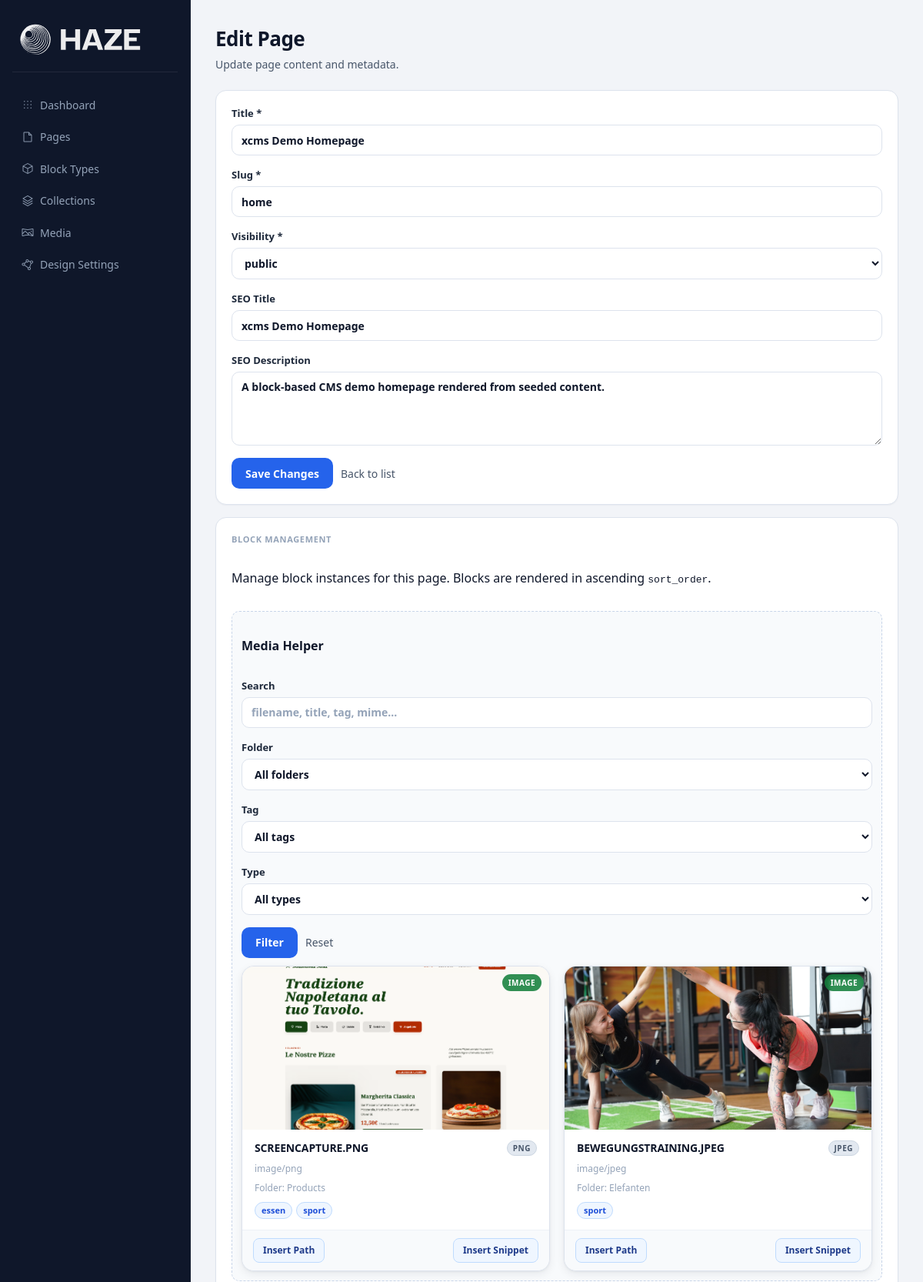
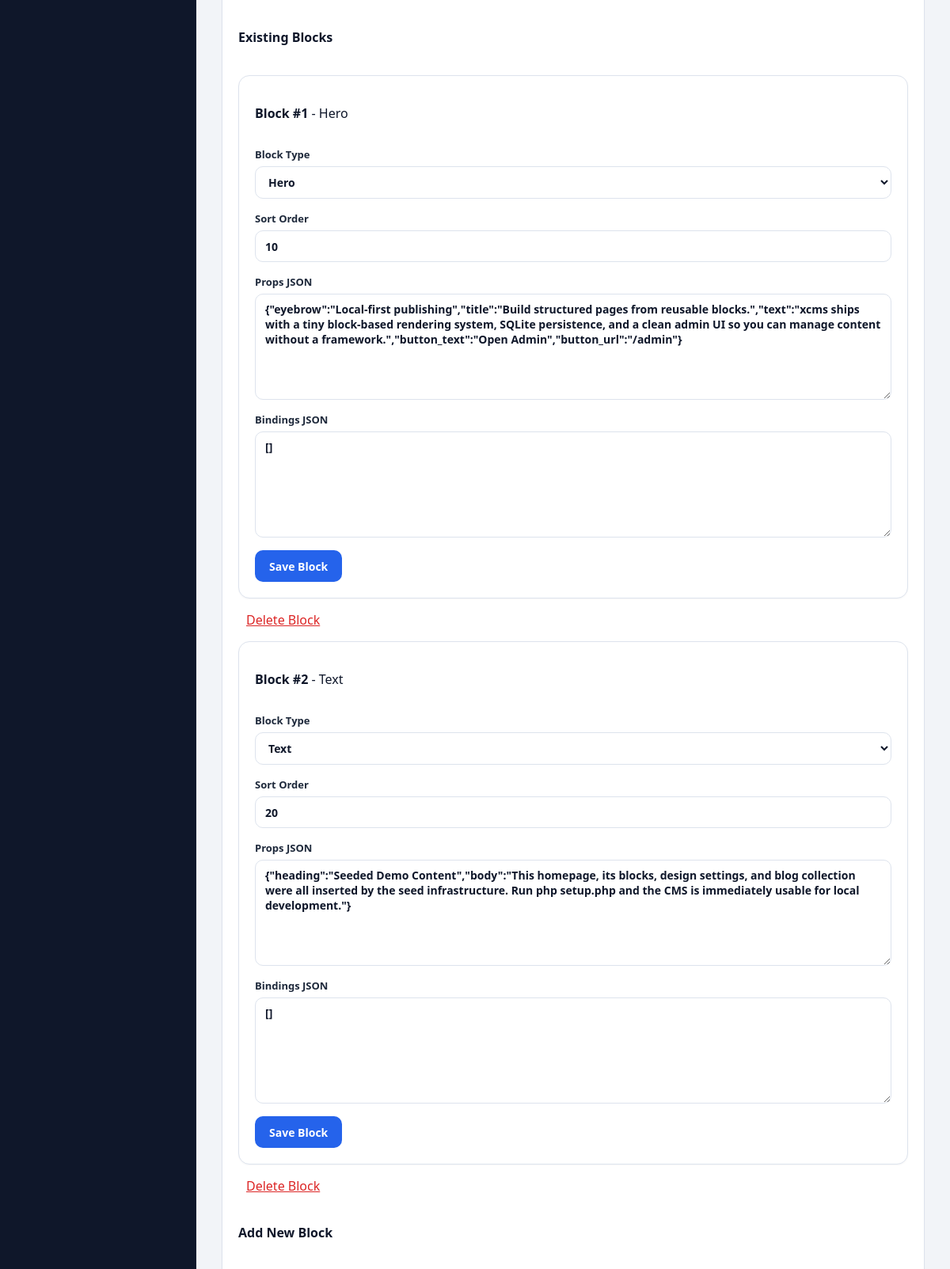
Page /admin/pages/1/edit (upper part) on the committed database (2 pictures, top to bottom).
### tables this page shows
CREATE TABLE pages (
    id INTEGER PRIMARY KEY AUTOINCREMENT,
    slug TEXT NOT NULL,
    title TEXT NOT NULL,
    description TEXT,
    visibility TEXT NOT NULL DEFAULT 'draft' CHECK (visibility IN ('public', 'private', 'draft')),
    seo_title TEXT,
    seo_description TEXT,
    created_at TEXT NOT NULL,
    updated_at TEXT NOT NULL
);

CREATE TABLE media (
    id INTEGER PRIMARY KEY AUTOINCREMENT,
    title TEXT NOT NULL,
    alt_text TEXT,
    original_name TEXT NOT NULL,
    filename TEXT NOT NULL,
    mime_type TEXT NOT NULL,
    extension TEXT NOT NULL,
    size_bytes INTEGER NOT NULL,
    storage_path TEXT NOT NULL,
    public_url TEXT NOT NULL,
    width INTEGER,
    height INTEGER,
    created_at TEXT NOT NULL,
    updated_at TEXT NOT NULL
, folder_id INTEGER NULL, stored_name TEXT, file_size INTEGER, path TEXT, type TEXT, copyright_text TEXT, copyright_author TEXT, license_name TEXT, license_url TEXT, source_url TEXT, attribution_required INTEGER NOT NULL DEFAULT 0, usage_notes TEXT);

CREATE TABLE page_blocks (
    id INTEGER PRIMARY KEY AUTOINCREMENT,
    page_id INTEGER NOT NULL,
    block_type_id INTEGER NOT NULL,
    sort_order INTEGER NOT NULL DEFAULT 0,
    props_json TEXT NOT NULL DEFAULT '{}',
    bindings_json TEXT NOT NULL DEFAULT '{}',
    created_at TEXT NOT NULL,
    updated_at TEXT NOT NULL,
    FOREIGN KEY (page_id) REFERENCES pages (id) ON DELETE CASCADE,
    FOREIGN KEY (block_type_id) REFERENCES block_types (id) ON DELETE RESTRICT
);

CREATE TABLE block_types (
    id INTEGER PRIMARY KEY AUTOINCREMENT,
    name TEXT NOT NULL,
    key TEXT NOT NULL,
    description TEXT,
    html_template TEXT NOT NULL,
    css_template TEXT,
    js_template TEXT,
    created_at TEXT NOT NULL,
    updated_at TEXT NOT NULL
);

### app/Views/admin/pages/edit.php (the view, shortened to what the rows shown need)
<section class="admin-page-header">
    <h2>Edit Page</h2>
</section>
<section class="admin-grid">
    <form method="post" action="/admin/pages/<?= (int) $page->id ?>/edit" class="stat-card admin-form">
        <label>
            Title *
            <input type="text" name="title" value="<?= htmlspecialchars((string) ($form['title'] ?? ''), ENT_QUOTES | ENT_SUBSTITUTE, 'UTF-8') ?>" required>
        </label>
        <label>
            Slug *
            <input type="text" name="slug" value="<?= htmlspecialchars((string) ($form['slug'] ?? ''), ENT_QUOTES | ENT_SUBSTITUTE, 'UTF-8') ?>" required>
        </label>
        <label>
            Visibility *
            <select name="visibility" required>
                <?php $visibility = (string) ($form['visibility'] ?? 'draft'); ?>
                <option value="public" <?= $visibility === 'public' ? 'selected' : '' ?>>public</option>
            </select>
        </label>
        <label>
            SEO Title
            <input type="text" name="seo_title" value="<?= htmlspecialchars((string) ($form['seo_title'] ?? ''), ENT_QUOTES | ENT_SUBSTITUTE, 'UTF-8') ?>">
        </label>
        <label>
            SEO Description
            <textarea name="seo_description" rows="4"><?= htmlspecialchars((string) ($form['seo_description'] ?? ''), ENT_QUOTES | ENT_SUBSTITUTE, 'UTF-8') ?></textarea>
        </label>
    </form>
    <section class="stat-card admin-form">
        <div class="media-helper" data-media-helper>
            <?php if (!empty($mediaItems)): ?>
                <div class="media-manager-grid media-helper-grid" role="list">
                    <?php foreach ($mediaItems as $media): ?>
                        <?php
                        $type = strtolower((string) ($media->type ?? 'document'));
                        $isImage = $media->isImage();
                        $isVideo = $media->isVideo();
                        $isAudio = method_exists($media, 'isAudio') && $media->isAudio();
                        $isPdf = strtolower((string) ($media->extension ?? '')) === 'pdf';
                        $tagNames = [];
                        foreach (($media->tags ?? []) as $tag) {
                            if (is_object($tag) && property_exists($tag, 'name')) {
                                $name = trim((string) $tag->name);
                                if ($name !== '') {
                                    $tagNames[] = $name;
                                }
                            }
                        }
                        $snippet = json_encode([
                            'media' => [
                                'path' => $media->path,
                                'filename' => $media->filename,
                                'type' => $media->type,
                            ],
                        ], JSON_UNESCAPED_SLASHES);
                        $path = (string) ($media->path ?? '');
                        $filename = (string) ($media->filename ?? '');
                        $mimeType = (string) ($media->mime_type ?? 'unknown');
                        $folderName = (string) ($media->folder_name ?? 'Root');
                        $badgeClass = 'media-type-badge media-type-' . $type;
                        ?>
                        <article class="media-manager-card media-helper-card" role="listitem" data-media-item data-media-type="<?= htmlspecialchars($type, ENT_QUOTES | ENT_SUBSTITUTE, 'UTF-8') ?>">
                            <div class="media-manager-preview">
                                <?php if ($isImage): ?>
                                    <img src="<?= htmlspecialchars($path, ENT_QUOTES | ENT_SUBSTITUTE, 'UTF-8') ?>" alt="<?= htmlspecialchars($filename, ENT_QUOTES | ENT_SUBSTITUTE, 'UTF-8') ?>" loading="lazy">
                                <?php elseif ($isVideo): ?>
                                    <video class="media-manager-video" src="<?= htmlspecialchars($path, ENT_QUOTES | ENT_SUBSTITUTE, 'UTF-8') ?>" muted preload="metadata" playsinline aria-label="Video preview"></video>
                                <?php elseif ($isPdf): ?>
                                    <div class="media-manager-doc-preview media-manager-doc-pdf" aria-label="PDF preview">PDF</div>
                                <?php else: ?>
                                    <div class="media-manager-doc-preview" aria-label="Document preview"><?= htmlspecialchars(strtoupper((string) ($media->extension ?? 'FILE')), ENT_QUOTES | ENT_SUBSTITUTE, 'UTF-8') ?></div>
                                <?php endif; ?>
                                <span class="<?= htmlspecialchars($badgeClass, ENT_QUOTES | ENT_SUBSTITUTE, 'UTF-8') ?>"><?= htmlspecialchars(ucfirst($type), ENT_QUOTES | ENT_SUBSTITUTE, 'UTF-8') ?></span>
                            </div>
                            <div class="media-manager-body">
                                <div class="media-manager-title-row">
                                    <h3 title="<?= htmlspecialchars($filename, ENT_QUOTES | ENT_SUBSTITUTE, 'UTF-8') ?>"><?= htmlspecialchars($filename, ENT_QUOTES | ENT_SUBSTITUTE, 'UTF-8') ?></h3>
                                    <span class="media-ext-pill"><?= htmlspecialchars(strtoupper((string) ($media->extension ?? 'FILE')), ENT_QUOTES | ENT_SUBSTITUTE, 'UTF-8') ?></span>
                                </div>
                                <p class="media-manager-meta"><?= htmlspecialchars($mimeType, ENT_QUOTES | ENT_SUBSTITUTE, 'UTF-8') ?></p>
                                <p class="media-manager-meta">Folder: <?= htmlspecialchars($folderName, ENT_QUOTES | ENT_SUBSTITUTE, 'UTF-8') ?></p>
                                <?php if ($tagNames !== []): ?>
                                    <ul class="media-tag-chips" aria-label="Tags">
                                        <?php foreach ($tagNames as $tagName): ?>
                                            <li><?= htmlspecialchars($tagName, ENT_QUOTES | ENT_SUBSTITUTE, 'UTF-8') ?></li>
                                        <?php endforeach; ?>
                                    </ul>
                                <?php endif; ?>
                            </div>
                            <div class="media-manager-actions">
                                <button type="button" class="media-action-main" data-insert-value="<?= htmlspecialchars($path, ENT_QUOTES | ENT_SUBSTITUTE, 'UTF-8') ?>">Insert Path</button>
                                <button type="button" class="media-action-main" data-insert-value="<?= htmlspecialchars((string) $snippet, ENT_QUOTES | ENT_SUBSTITUTE, 'UTF-8') ?>">Insert Snippet</button>
                            </div>
                        </article>
                    <?php endforeach; ?>
                </div>
            <?php else: ?>
                <p class="helper-text">No media items found for the selected filter.</p>
            <?php endif; ?>
        </div>
        <?php if (empty($pageBlocks)): ?>
            <p>No blocks added yet.</p>
        <?php else: ?>
            <?php foreach ($pageBlocks as $pageBlock): ?>
                <?php
                $blockType = $blockTypeMap[(int) $pageBlock->block_type_id] ?? null;
                ?>
                <form method="post" action="/admin/pages/<?= (int) $page->id ?>/edit" class="stat-card admin-form">
                    <p>
                        <strong>Block #<?= (int) $pageBlock->id ?></strong>
                        <?php if ($blockType !== null): ?>
                            <span> - <?= htmlspecialchars((string) $blockType->name, ENT_QUOTES | ENT_SUBSTITUTE, 'UTF-8') ?></span>
                        <?php endif; ?>
                    </p>
                    <label>
                        Block Type
                        <select name="block_type_id" required>
                            <?php foreach ($blockTypes as $type): ?>
                                <option value="<?= (int) $type->id ?>" <?= (int) $type->id === (int) $pageBlock->block_type_id ? 'selected' : '' ?>>
                                    <?= htmlspecialchars((string) $type->name, ENT_QUOTES | ENT_SUBSTITUTE, 'UTF-8') ?>
                                </option>
                            <?php endforeach; ?>
                        </select>
                    </label>
                    <label>
                        Sort Order
                        <input type="number" name="sort_order" value="<?= (int) $pageBlock->sort_order ?>" required>
                    </label>
                    <label>
                        Props JSON
                        <textarea name="props_json" rows="6"><?= htmlspecialchars((string) $pageBlock->props_json, ENT_QUOTES | ENT_SUBSTITUTE, 'UTF-8') ?></textarea>
                    </label>
                    <label>
                        Bindings JSON
                        <textarea name="bindings_json" rows="6"><?= htmlspecialchars((string) $pageBlock->bindings_json, ENT_QUOTES | ENT_SUBSTITUTE, 'UTF-8') ?></textarea>
                    </label>
                    <div class="form-actions">
                        <button type="submit">Save Block</button>
                    </div>
                </form>
                <form method="post" action="/admin/pages/<?= (int) $page->id ?>/edit" class="inline-form" onsubmit="return confirm('Delete this block instance?');">
                    <button type="submit" class="link-button">Delete Block</button>
                </form>
            <?php endforeach; ?>
        <?php endif; ?>
    </section>
</section>

### rows in the picture
pages: title "xcms Demo Homepage", slug "home", visibility "public", seo_title "xcms Demo Homepage", seo_description "A block-based CMS demo homepage rendered from seeded content."
media: path (picture), type "IMAGE", filename "SCREENCAPTURE.PNG", extension "PNG", mime_type "image/png", folderName "Products", tagName "essen", tagName "sport"
media: path (picture), type "IMAGE", filename "BEWEGUNGSTRAINING.JPEG", extension "JPEG", mime_type "image/jpeg", folderName "Elefanten", tagName "sport"
page_blocks: id "1", block_type.name "Hero", block_type_id "Hero", sort_order "10", props_json "{\"eyebrow\":\"Local-first publishing\",\"title\":\"Build structured pages from reusable blocks.\",\"text\":\"xcms ships with a tiny block-based rendering system, SQLite persistence, and a clean admin UI so you can manage content without a framework.\",\"button_text\":\"Open Admin\",\"button_url\":\"/admin\"}", bindings_json "[]"
page_blocks: id "2", block_type.name "Text", block_type_id "Text", sort_order "20", props_json "{\"heading\":\"Seeded Demo Content\",\"body\":\"This homepage, its blocks, design settings, and blog collection were all inserted by the seed infrastructure. Run php setup.php and the CMS is immediately usable for local development.\"}", bindings_json "[]"
